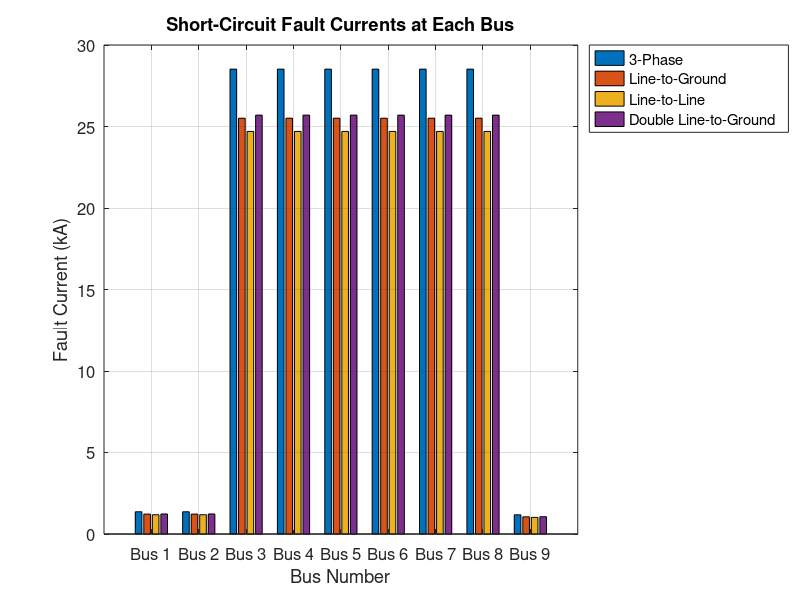

The MATLAB source for this figure: (Note: this script raises an error after producing the figure.)
clc; clear; close all;

%% System Base
Sbase = 100;  % MVA
Vbase = 230;  % kV base at Bus 4 for fault

%% Example: Sequence Impedances (approx, based on ETAP)
% Z1, Z2, Z0 per bus (in pu on 100 MVA)
Z1 = 1.81 + 1j*4.29;     % Positive seq. impedance (from ETAP, page 9)
Z2 = Z1;                 % Assuming same as Z1
Z0 = 3.48 + 1j*5.33;     % Zero seq. impedance

% Prefault Voltage
V_prefault = Vbase;   % in kV
V1 = V_prefault / sqrt(3);  % Line-neutral prefault voltage

%% 1. 3-Phase Fault at Bus 4
If_3ph = V1 / Z1;  % Fault current (A in kV base, pu)
I_3ph_rms_kA = abs(If_3ph); % in kA
fprintf('3-Phase Fault at Bus 4: %.3f kA\n', I_3ph_rms_kA);

%% 2. Line-to-Ground (LG) Fault at Bus 4
If_lg = 3 * V1 / (Z1 + Z2 + Z0);
I_lg_kA = abs(If_lg);
fprintf('Line-to-Ground Fault at Bus 4: %.3f kA\n', I_lg_kA);

%% 3. Line-to-Line (LL) Fault at Bus 4
If_ll = sqrt(3) * V1 / (Z1 + Z2);
I_ll_kA = abs(If_ll);
fprintf('Line-to-Line Fault at Bus 4: %.3f kA\n', I_ll_kA);

%% 4. Double Line-to-Ground (LLG) Fault at Bus 4
Z_eq = (Z1 * Z2 + Z2 * Z0 + Z0 * Z1) / (Z1 + Z2 + Z0);
If_llg = V1 / Z_eq;
I_llg_kA = abs(If_llg);
fprintf('Double Line-to-Ground Fault at Bus 4: %.3f kA\n', I_llg_kA);

%% Display All Fault Currents
fprintf('\n--- Short-Circuit Fault Summary at Bus 4 ---\n');
fprintf('3-Phase Fault (kA):            %.3f\n', I_3ph_rms_kA);
fprintf('Line-to-Ground Fault (kA):     %.3f\n', I_lg_kA);
fprintf('Line-to-Line Fault (kA):       %.3f\n', I_ll_kA);
fprintf('Double Line-to-Ground Fault:   %.3f\n', I_llg_kA);

%% System Base
Sbase = 100;  % MVA base
Vbase_all = [11 11 230 230 230 230 230 230 9.5];  % From ETAP, kV per bus

nbus = 9;
Z1_default = 1.81 + 1j*4.29;   % Ohms, from ETAP Bus_4
Z2_default = Z1_default;       % Assume same as Z1
Z0_default = 3.48 + 1j*5.33;   % Ohms, from ETAP Bus_4

% Preallocate matrices
I_3ph_kA = zeros(nbus, 1);
I_lg_kA = zeros(nbus, 1);
I_ll_kA = zeros(nbus, 1);
I_llg_kA = zeros(nbus, 1);

for bus = 1:nbus
    V_base_kV = Vbase_all(bus);
    V1 = V_base_kV / sqrt(3);  % Prefault line-to-neutral voltage in kV

    Z1 = Z1_default;
    Z2 = Z2_default;
    Z0 = Z0_default;

    % 1. 3-Phase Fault
    If_3ph = V1 / Z1;
    I_3ph_kA(bus) = abs(If_3ph);

    % 2. LG Fault
    If_lg = 3 * V1 / (Z1 + Z2 + Z0);
    I_lg_kA(bus) = abs(If_lg);

    % 3. LL Fault
    If_ll = sqrt(3) * V1 / (Z1 + Z2);
    I_ll_kA(bus) = abs(If_ll);

    % 4. LLG Fault
    Z_eq = (Z1 * Z2 + Z2 * Z0 + Z0 * Z1) / (Z1 + Z2 + Z0);
    If_llg = V1 / Z_eq;
    I_llg_kA(bus) = abs(If_llg);
end

%% === Grouped Bar Plot for All Faults ===
fault_matrix = [I_3ph_kA, I_lg_kA, I_ll_kA, I_llg_kA];  % size 9x4

% Labels
bus_labels = arrayfun(@(x) sprintf('Bus %d', x), 1:nbus, 'UniformOutput', false);
fault_labels = {'3-Phase', 'Line-to-Ground', 'Line-to-Line', 'Double Line-to-Ground'};

% Plot
figure('Name','Fault Current Comparison Across Buses','NumberTitle','off',...
       'Units','normalized','Position',[0.1 0.1 0.8 0.7]);
bar(fault_matrix, 'grouped');
title('Short-Circuit Fault Currents at Each Bus');
xlabel('Bus Number'); ylabel('Fault Current (kA)');
set(gca, 'XTickLabel', bus_labels, 'FontSize', 12);
legend(fault_labels, 'Location', 'northeastoutside');
grid on;


%% === Create Fault Summary Table ===
FaultTable = table((1:nbus)', Vbase_all(:), I_3ph_kA, I_lg_kA, I_ll_kA, I_llg_kA, ...
    'VariableNames', {'Bus', 'Voltage_kV', ...
    'ThreePhase_kA', 'LineToGround_kA', 'LineToLine_kA', 'DoubleLineToGround_kA'});

% Display in command window
disp('=== Short-Circuit Fault Summary Table (All Buses) ===');
disp(FaultTable);

% Optional: Display in GUI table (optional if you're not using GUI)
f_table = figure('Name','Short-Circuit Fault Summary Table','NumberTitle','off',...
    'Units','normalized','Position',[0.2 0.2 0.6 0.6]);
uitable('Data', table2cell(FaultTable), ...
        'ColumnName', FaultTable.Properties.VariableNames, ...
        'Units','normalized', 'Position',[0 0 1 1], ...
        'FontSize', 12);
%% === Relay Coordination Plot for 3-Phase Fault at Bus 4 ===

% Simulate a 3-phase fault current waveform at Bus 4
fs = 1000;              % Sampling frequency (1000 samples per second)
t = 0:1:100;            % Time vector in ms (0–100 ms)
f = 60;                 % Fault frequency in Hz
I_peak = 9.5;           % Peak fault current in kA (example from ETAP/your plot)

i_fault = I_peak * sin(2 * pi * f * t / 1000);  % Convert ms to seconds

% Relay timings from ETAP (approx)
relay_times = [20, 86.1];     % Relay 2 trip, Relay 1 trip (99.4 - 13.3)
relay_labels = {'Relay2 (20 ms)', 'Relay1 (86.1 ms)'};

% Plot
figure('Name', 'Relay Coordination Timeline for 3-Phase Fault at Bus 4', ...
       'NumberTitle', 'off', 'Units', 'normalized', 'Position', [0.1 0.1 0.8 0.6]);

plot(t, i_fault, 'b-', 'LineWidth', 2); hold on;
xlabel('Time (ms)');
ylabel('Fault Current (kA)');
title('Relay Coordination Timeline for 3-Phase Fault at Bus 4');
ylim([-1.1*I_peak, 1.1*I_peak]);

% Plot relay actions
for k = 1:length(relay_times)
    x = relay_times(k);
    y = 0.9 * I_peak;
    plot([x x], ylim, 'r--', 'LineWidth', 1.5);
    text(x + 1, y, relay_labels{k}, 'Color', 'r', 'FontSize', 10);
end

legend('Fault Current', 'Relay Trips');
grid on;

% === Updated Fault Current with Breaker Interruption ===
fs = 1000;              % 1 kHz sample rate
t = 0:1:120;            % Time from 0 to 120 ms
f = 60;                 % Frequency (Hz)
I_peak = 9.5;           % kA

i_fault = I_peak * sin(2 * pi * f * t / 1000);  % Fault current

% Simulate breaker opening at 105 ms (set current to zero after that)
i_fault(t > 105) = 0;

% Now plot this updated waveform
figure('Name', 'Relay Coordination with Current Interruption','NumberTitle','off',...
    'Units','normalized','Position',[0.1 0.1 0.8 0.6]);

plot(t, i_fault, 'b-', 'LineWidth', 2); hold on;
xlabel('Time (ms)'); ylabel('Fault Current (kA)');
title('Relay Coordination Timeline with Breaker Opening');

% Relay trip indicators
relay_times = [20, 86.1];
relay_labels = {'Relay2 (20 ms)', 'Relay1 (86.1 ms)'};
for k = 1:length(relay_times)
    x = relay_times(k); y = 0.9 * I_peak;
    plot([x x], ylim, 'r--', 'LineWidth', 1.5);
    text(x + 1, y, relay_labels{k}, 'Color', 'r', 'FontSize', 10);
end

% Breaker trip indicators
breaker_times = [99.4, 105];
breaker_labels = {'CB_7/8 (99.4 ms)', 'CB_17/18 (105 ms)'};
for k = 1:length(breaker_times)
    x = breaker_times(k); y = -0.9 * I_peak;
    plot([x x], ylim, 'g--', 'LineWidth', 1.5);
    text(x + 1, y, breaker_labels{k}, 'Color', 'g', 'FontSize', 10);
end

legend('Fault Current', 'Relay Trips', 'Breaker Opens');
grid on;


